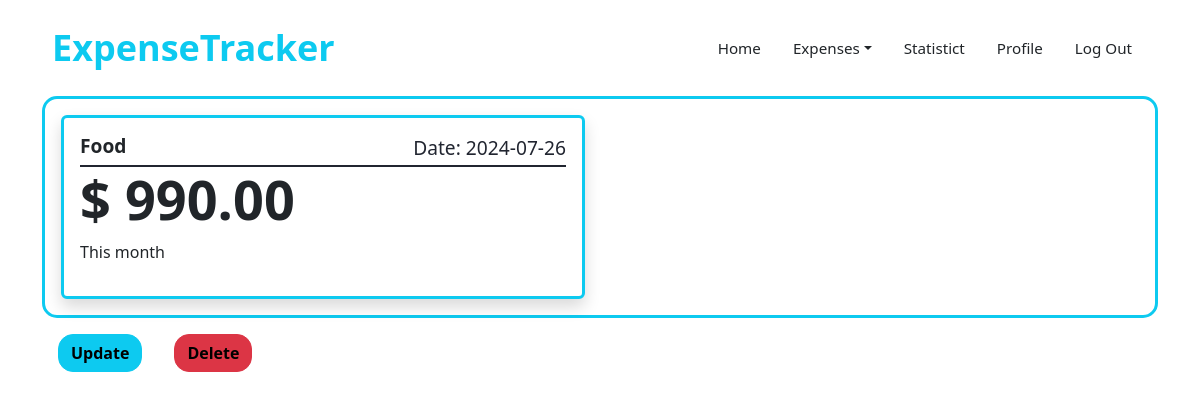
Screenshot of /outcome/5/ (signed in) with the database file from the repository.
### expenses/models.py (models this page shows, shortened)
class Outcome(models.Model):
    typeof = models.CharField(
        max_length = 21,
        choices = {
            'food': "Food",
            'transportation': "Transportation",
            'savings': "Savings",
            'housing_and_utilities': "Housing and utilities",
            'clothing': "Clothing",
            'other': "Others"
        },
        default = 'food'
    )
    date = models.DateTimeField(default = timezone.now)
    amount = models.DecimalField(max_digits = 10, decimal_places = 2)
    description = models.CharField(
        max_length = 50,
        blank=True,
        null=True
    )
    owner = models.ForeignKey(User, on_delete = models.CASCADE)

### expenses/views.py (the view)
# urls.py: path('outcome/<int:pk>/', OutcomeDetailView.as_view(), name = 'outcome-detail'),
class OutcomeDetailView(UserPassesTestMixin, LoginRequiredMixin, DetailView):
    model = Outcome
    def test_func(self) -> bool:
        outcome: Outcome = self.get_object()
        return  self.request.user == outcome.owner

### expenses/templates/expenses/outcome_detail.html
{% extends 'Users/base.html' %}
{% load crispy_forms_tags %}
{% block content %}
    <main>
        <div class="border border-3 border-info main-box p-3">
            <div class="card-items" style="display: grid; grid-template-columns: repeat(2, 1fr); gap: 30px;">
                <div class="card border border-3 border-info p-3">
                    <div class="header-card d-flex justify-content-between bb-3">
                        <h2 class="fw-bold">{{ object.typeof.title }}</h2>
                        <span>Date: {{ object.date|date:'Y-m-d' }}</span>
                    </div>
                    <h3 class="fw-bold">$ {{ object.amount }}</h3>
                    {% if object.description %}
                        <p>{{ object.description }}</p>
                    {% endif %}
                </div>
            </div>
        </div>
        <div class="button my-3 d-flex">
            <a class="btn btn-info mx-3 fw-bold" href="{% url 'outcome-update' object.id %}">
                Update
            </a>
            <a class="btn btn-danger mx-3 fw-bold" href="{% url 'outcome-delete' object.id %}">
                Delete
            </a>
        </div>
    </main>
{% endblock content %}

### Users/static/Users/css/main.css (style rules this page uses)
.card { border: none; box-shadow: 0 0.5rem 1rem rgba(0, 0, 0, 0.15); }
.card-items { display: grid; grid-template-columns: repeat(2, 1fr); gap: 30px; }
.card-items h2, .card-items span { font-size: 1.2rem; }
.card-items span { color: #212530; }
.bb-3 { border-bottom: 2px #212530 solid; }
.card-items h3 { font-size: 3.375rem; }
.main-box { width: 100%; border-radius: 15px; }
.button .btn { color: #000; border-radius: 15px; }
@media only screen and (max-width: 1300px) { main { max-width: 100%; } }

### rows the page displays
Outcome: typeof "Food", date "2024-07-26", amount "990.00", description "This month"
